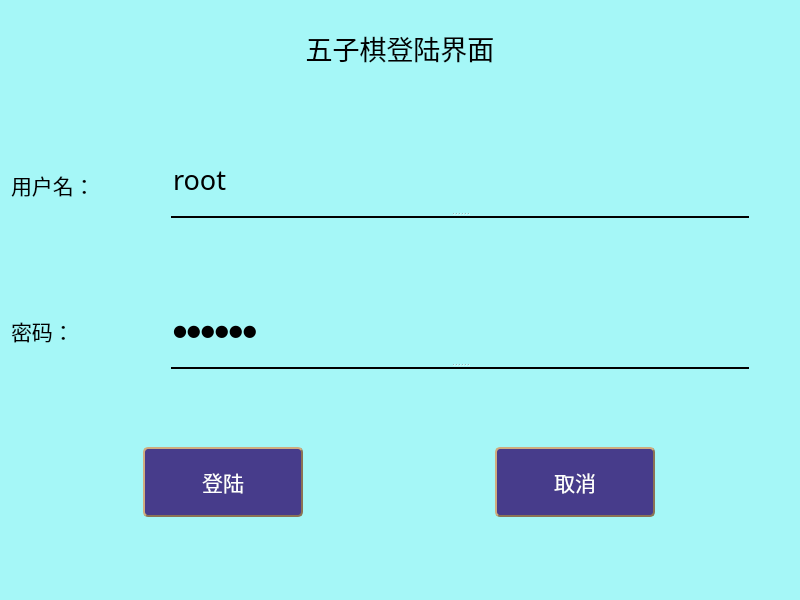
<?xml version="1.0" encoding="UTF-8"?>
<ui version="4.0">
 <class>Login</class>
 <widget class="QWidget" name="Login">
  <property name="geometry">
   <rect>
    <x>0</x>
    <y>0</y>
    <width>800</width>
    <height>600</height>
   </rect>
  </property>
  <property name="minimumSize">
   <size>
    <width>800</width>
    <height>600</height>
   </size>
  </property>
  <property name="maximumSize">
   <size>
    <width>800</width>
    <height>600</height>
   </size>
  </property>
  <property name="font">
   <font>
    <pointsize>16</pointsize>
   </font>
  </property>
  <property name="windowTitle">
   <string>Form</string>
  </property>
  <property name="styleSheet">
   <string notr="true">QWidget#Login{background-color: rgb(165, 247, 247);}


QPushButton{
	background-color: #473C8B; /*背景色*/ 
	border-style: outset;
	border-width: 2px;
	border-radius:5px; /*边界圆滑*/
	border-color: #8B7355;
	color:white; /*字体颜色*/
 
}

QPushButton:hover
{
	background-color: rgb(0, 150, 0);
}
 
QPushButton:pressed
{
	background-color: #1E90FF; /*伪状态经过时背景色*/ 
	border-style: inset;
}</string>
  </property>
  <layout class="QVBoxLayout" name="verticalLayout">
   <item>
    <spacer name="verticalSpacer_4">
     <property name="orientation">
      <enum>Qt::Vertical</enum>
     </property>
     <property name="sizeType">
      <enum>QSizePolicy::Fixed</enum>
     </property>
     <property name="sizeHint" stdset="0">
      <size>
       <width>17</width>
       <height>17</height>
      </size>
     </property>
    </spacer>
   </item>
   <item>
    <widget class="QLabel" name="label">
     <property name="font">
      <font>
       <family>黑体</family>
       <pointsize>20</pointsize>
      </font>
     </property>
     <property name="text">
      <string>五子棋登陆界面</string>
     </property>
     <property name="alignment">
      <set>Qt::AlignCenter</set>
     </property>
    </widget>
   </item>
   <item>
    <spacer name="verticalSpacer_3">
     <property name="orientation">
      <enum>Qt::Vertical</enum>
     </property>
     <property name="sizeHint" stdset="0">
      <size>
       <width>17</width>
       <height>66</height>
      </size>
     </property>
    </spacer>
   </item>
   <item>
    <layout class="QHBoxLayout" name="horizontalLayout" stretch="0,3,0">
     <property name="spacing">
      <number>20</number>
     </property>
     <item>
      <widget class="QLabel" name="label_2">
       <property name="minimumSize">
        <size>
         <width>140</width>
         <height>45</height>
        </size>
       </property>
       <property name="maximumSize">
        <size>
         <width>80</width>
         <height>39</height>
        </size>
       </property>
       <property name="font">
        <font>
         <family>黑体</family>
         <pointsize>16</pointsize>
        </font>
       </property>
       <property name="text">
        <string>用户名：</string>
       </property>
       <property name="alignment">
        <set>Qt::AlignLeading|Qt::AlignLeft|Qt::AlignVCenter</set>
       </property>
      </widget>
     </item>
     <item>
      <widget class="QSplitter" name="splitter">
       <property name="orientation">
        <enum>Qt::Vertical</enum>
       </property>
       <widget class="QLineEdit" name="username">
        <property name="minimumSize">
         <size>
          <width>0</width>
          <height>1</height>
         </size>
        </property>
        <property name="font">
         <font>
          <family>黑体</family>
          <pointsize>20</pointsize>
         </font>
        </property>
        <property name="styleSheet">
         <string notr="true">QLineEdit{ border: none}
QLineEdit{color: rgba(0, 0, 0， 40); }
QLineEdit{background-color: rgb(165, 247, 247);}
</string>
        </property>
        <property name="text">
         <string>root</string>
        </property>
        <property name="frame">
         <bool>true</bool>
        </property>
        <property name="placeholderText">
         <string>请输入用户名</string>
        </property>
       </widget>
       <widget class="QWidget" name="widget" native="true">
        <property name="minimumSize">
         <size>
          <width>0</width>
          <height>2</height>
         </size>
        </property>
        <property name="maximumSize">
         <size>
          <width>16777215</width>
          <height>2</height>
         </size>
        </property>
        <property name="styleSheet">
         <string notr="true">QWidget{background-color: rgb(0, 0, 0);}
QLineEdit{ border: none}
</string>
        </property>
       </widget>
      </widget>
     </item>
     <item>
      <spacer name="horizontalSpacer">
       <property name="orientation">
        <enum>Qt::Horizontal</enum>
       </property>
       <property name="sizeHint" stdset="0">
        <size>
         <width>40</width>
         <height>20</height>
        </size>
       </property>
      </spacer>
     </item>
    </layout>
   </item>
   <item>
    <spacer name="verticalSpacer_2">
     <property name="orientation">
      <enum>Qt::Vertical</enum>
     </property>
     <property name="sizeHint" stdset="0">
      <size>
       <width>17</width>
       <height>66</height>
      </size>
     </property>
    </spacer>
   </item>
   <item>
    <layout class="QHBoxLayout" name="horizontalLayout_2" stretch="0,3,0">
     <property name="spacing">
      <number>20</number>
     </property>
     <item>
      <widget class="QLabel" name="label_3">
       <property name="minimumSize">
        <size>
         <width>140</width>
         <height>38</height>
        </size>
       </property>
       <property name="maximumSize">
        <size>
         <width>80</width>
         <height>34</height>
        </size>
       </property>
       <property name="font">
        <font>
         <family>黑体</family>
         <pointsize>16</pointsize>
        </font>
       </property>
       <property name="text">
        <string>密码：</string>
       </property>
       <property name="alignment">
        <set>Qt::AlignLeading|Qt::AlignLeft|Qt::AlignTop</set>
       </property>
      </widget>
     </item>
     <item>
      <widget class="QSplitter" name="splitter_2">
       <property name="orientation">
        <enum>Qt::Vertical</enum>
       </property>
       <widget class="QLineEdit" name="password">
        <property name="minimumSize">
         <size>
          <width>0</width>
          <height>1</height>
         </size>
        </property>
        <property name="font">
         <font>
          <family>黑体</family>
          <pointsize>12</pointsize>
         </font>
        </property>
        <property name="styleSheet">
         <string notr="true">QLineEdit{ border: none}
QLineEdit{background-color: rgb(165, 247, 247);}</string>
        </property>
        <property name="text">
         <string>000000</string>
        </property>
        <property name="echoMode">
         <enum>QLineEdit::Password</enum>
        </property>
        <property name="placeholderText">
         <string>请输入密码</string>
        </property>
       </widget>
       <widget class="QWidget" name="widget_2" native="true">
        <property name="minimumSize">
         <size>
          <width>0</width>
          <height>2</height>
         </size>
        </property>
        <property name="maximumSize">
         <size>
          <width>16777215</width>
          <height>2</height>
         </size>
        </property>
        <property name="styleSheet">
         <string notr="true">QWidget{background-color: rgb(0, 0, 0);}
QLineEdit{ border: none}</string>
        </property>
       </widget>
      </widget>
     </item>
     <item>
      <spacer name="horizontalSpacer_2">
       <property name="orientation">
        <enum>Qt::Horizontal</enum>
       </property>
       <property name="sizeHint" stdset="0">
        <size>
         <width>40</width>
         <height>20</height>
        </size>
       </property>
      </spacer>
     </item>
    </layout>
   </item>
   <item>
    <spacer name="verticalSpacer">
     <property name="orientation">
      <enum>Qt::Vertical</enum>
     </property>
     <property name="sizeHint" stdset="0">
      <size>
       <width>17</width>
       <height>66</height>
      </size>
     </property>
    </spacer>
   </item>
   <item>
    <layout class="QHBoxLayout" name="horizontalLayout_3">
     <property name="spacing">
      <number>60</number>
     </property>
     <item>
      <widget class="QPushButton" name="login">
       <property name="minimumSize">
        <size>
         <width>160</width>
         <height>70</height>
        </size>
       </property>
       <property name="maximumSize">
        <size>
         <width>80</width>
         <height>16777215</height>
        </size>
       </property>
       <property name="font">
        <font>
         <family>黑体</family>
         <pointsize>16</pointsize>
        </font>
       </property>
       <property name="styleSheet">
        <string notr="true"/>
       </property>
       <property name="text">
        <string>登陆</string>
       </property>
      </widget>
     </item>
     <item>
      <widget class="QPushButton" name="cancel">
       <property name="minimumSize">
        <size>
         <width>160</width>
         <height>70</height>
        </size>
       </property>
       <property name="maximumSize">
        <size>
         <width>80</width>
         <height>16777215</height>
        </size>
       </property>
       <property name="font">
        <font>
         <family>黑体</family>
         <pointsize>16</pointsize>
        </font>
       </property>
       <property name="styleSheet">
        <string notr="true"/>
       </property>
       <property name="text">
        <string>取消</string>
       </property>
      </widget>
     </item>
    </layout>
   </item>
   <item>
    <spacer name="verticalSpacer_5">
     <property name="orientation">
      <enum>Qt::Vertical</enum>
     </property>
     <property name="sizeHint" stdset="0">
      <size>
       <width>20</width>
       <height>40</height>
      </size>
     </property>
    </spacer>
   </item>
  </layout>
 </widget>
 <resources/>
 <connections/>
</ui>
